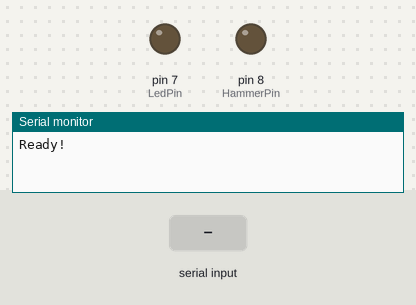
The sketch below on a simulated Arduino Uno, built with avr-gcc and run on an emulated ATmega328P. On the bench: output pins drawn as LEDs (lit = HIGH), the last lines printed to the serial monitor. The test bench sets the inputs (shaded band).

Above: at 1.2 s.
1.3 s: "K" received over Serial
At 3.4 s:
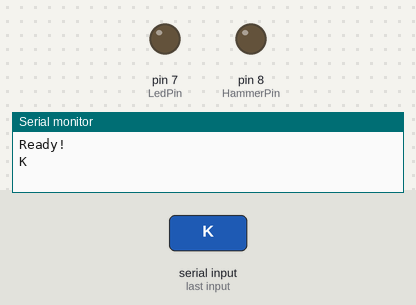
3.8 s: "S" received over Serial
At 4.9 s:
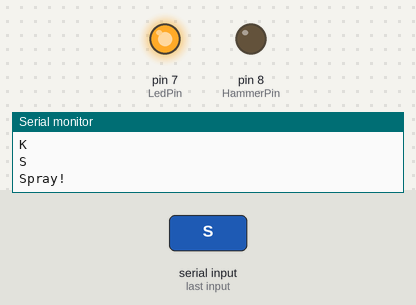
Timing chart, 0 to 6.8 s (numbered marks = the images above; inputs shaded):
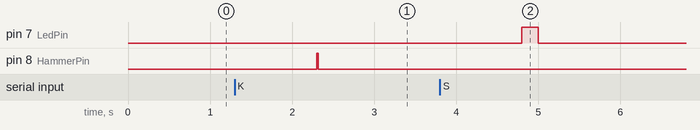

The sketch:

knock_spray_controller.ino
```cpp
// knock_spray_controller.ino
// Arduino side of the sound-triggered sprayer. Listens on the serial port
// for 'K' (knock -> swing the hammer) and 'S' (spray -> flash the LED).
int LedPin = 7;
int HammerPin = 8;
bool flag = false;
int freq = 20;
String inByte;
void setup() {
  Serial.begin(9600);
  Serial.println("Ready!");
  pinMode(LedPin, OUTPUT);
  digitalWrite(LedPin, LOW);
  pinMode(HammerPin, OUTPUT);
  digitalWrite(HammerPin, LOW);
}
// .toInt()
// Serial.read() => int
void loop() {
  // Read one incoming serial command if any bytes are waiting.
  if (Serial.available() > 0) {
    // String inByte = Serial.readStringUntil('\n');
    String inByte = Serial.readString();
    Serial.println(inByte);
    // Knock signal: swing the hammer once.
    if (inByte == "K") {
      flag = true;
    }
    if (flag == true) {
      digitalWrite(HammerPin, HIGH);
      delay(freq);
      digitalWrite(HammerPin, LOW);
      delay(freq);
      flag = false;
    }
    // Spray signal: flash the LED twice.
    if (inByte == "S") {
      Serial.println("Spray!");
      digitalWrite(LedPin, HIGH);
      delay(200);
      digitalWrite(LedPin, LOW);
      delay(200);
    }
    if (inByte == "U") {
      Serial.print("Unspray!");
    }
    /*
    unsigned long now = millis ();
    while (millis () - now < 1000)
    {
      Serial.read();
    }
    */
    Serial.flush();
  }
}
```

Measured:
- after the input at 1.3 s, pin 8 (HammerPin): LOW → HIGH after 1.0 s, → LOW 0.02 s later
- after the input at 3.8 s, pin 7 (LedPin): LOW → HIGH after 1.0 s, → LOW 0.20 s later
